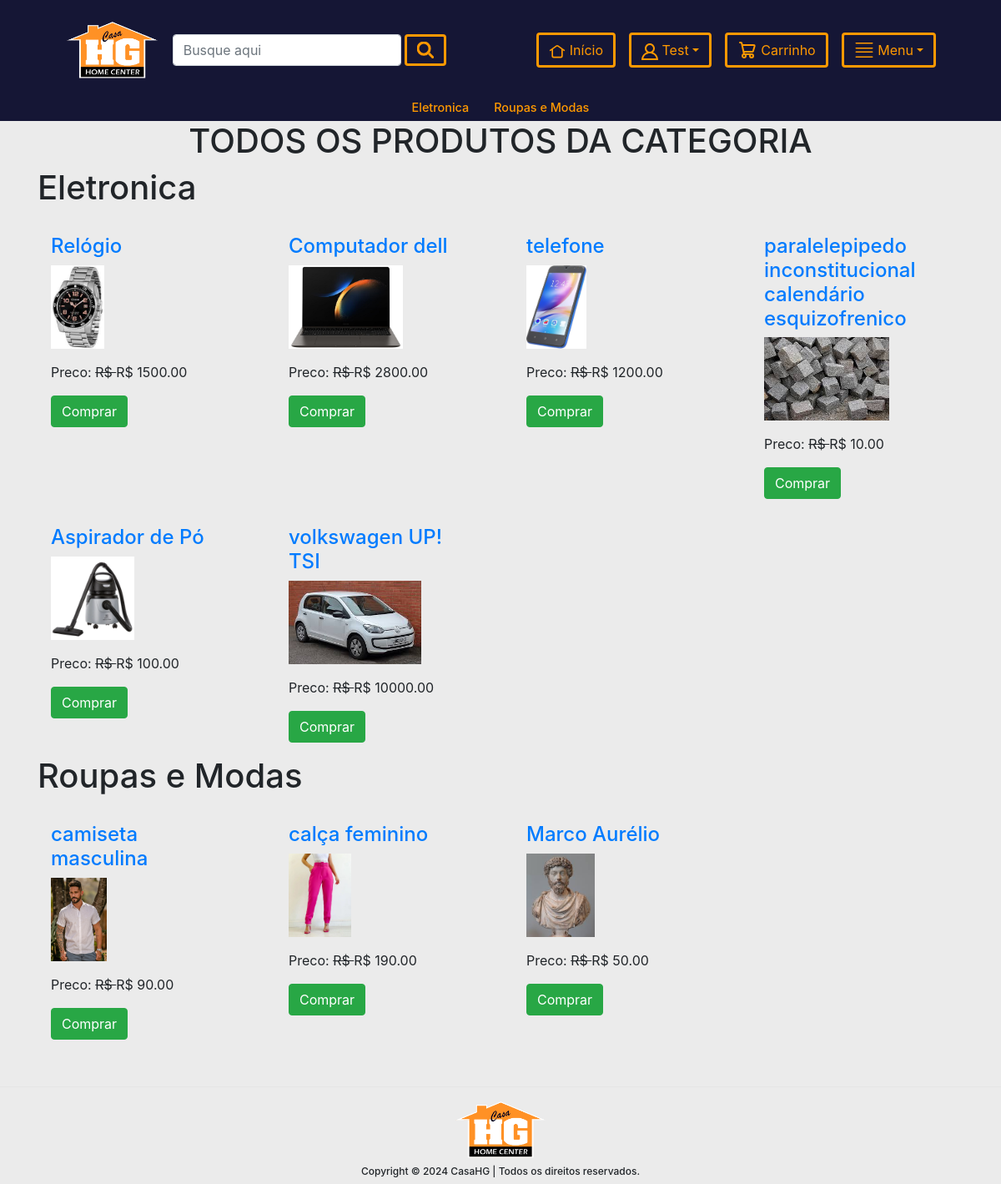
The page /todos-produtos/ (signed in) on the database its author committed.
### app/models.py (models this page shows, shortened)
class Empresa(models.Model):
    titulo = models.CharField(max_length=200)
    link = models.CharField(max_length=200,null=True,blank=True)
    image = models.ImageField(upload_to="empresas")

class Cliente(models.Model):
    user = models.OneToOneField(User, on_delete=models.CASCADE)
    nome = models.CharField(max_length=200,default="")
    sobrenome = models.CharField(max_length=200,default="")
    cpf_ou_cnpj = models.CharField(max_length=14,default="")
    cpf_ou_cnpj_formatado = models.CharField(max_length=20, default="")
    bool_cpf_cnpj = models.BooleanField(default=False)
    email = models.EmailField(default="")
    telefone = models.CharField(max_length=19,default="")
    data_criacao = models.DateTimeField(auto_now_add=True)

class Categoria(models.Model):
    titulo = models.CharField(max_length=200)
    slug = models.SlugField(unique=True)

class Produto(models.Model):
    codigo = models.CharField(max_length=10) #codigo interno consistente com sistema
    descricao = models.CharField(max_length=200)
    codigo_GTIN = models.CharField(max_length=14) #se o produto não tiver codigo GTIN cadastrado, usar codigo interno
    preco_unitario_bruto = models.DecimalField(max_digits=10, decimal_places=2) #preço cheio, sem desconto
    desconto_dinheiro = models.DecimalField(max_digits=10, decimal_places=2) # em %, percentual de desconto para pagamento em dinheiro, aplicado no preco_unitario_bruto
    desconto_retira = models.DecimalField(max_digits=10,decimal_places=2)  # em %, percentual de desconto para compras para retirada no depósito, aplicado no preco_unitario_bruto
    unidade = models.CharField(max_length=30,default="un") #unidade em que o produto é comercializado
    fechamento_embalagem = models.DecimalField(max_digits=10, decimal_places=2, default=1.00)
    slug = models.SlugField(unique=True)
    Categoria = models.ForeignKey(Categoria,on_delete=models.CASCADE)
    image = models.ImageField(upload_to="produtos")
    titulo = models.CharField(max_length=200)
    venda = models.DecimalField(max_digits=10, decimal_places=2)
    garantia = models.CharField(max_length=300,null=True,blank=True)
    return_devolucao = models.CharField(max_length=300,null=True,blank=True)
    visualizacao = models.PositiveIntegerField(default=0)

### app/views.py (the view)
# urls.py: path("todos-produtos/",TodosProdutosView.as_view(),name="Todosprodutos"),
class TodosProdutosView(LojaMixin, BaseContextMixin, TemplateView):
    template_name = "todos-produtos.html"
    def get_context_data(self, **kwargs):
        context = super().get_context_data(**kwargs)
        return context

### app/context_processors.py (called while the page is built)
def add_empresa_to_context(request):
    return {'empresa': Empresa.objects.first(), 'debug_var': 'Debug Variable'}

### app/views.py (called while the page is built)
    def dispatch(self,request,*args,**kwargs):
        carro_id = request.session.get("carro_id")
        if carro_id:
            carro_obj = Carro.objects.get(id=carro_id)
            if request.user.is_authenticated and request.user.cliente:
                carro_obj.cliente = request.user.cliente
                carro_obj.save()
        else:
            carro_obj = Carro.objects.create(total=0)
            self.request.session['carro_id'] = carro_obj.id
        return super().dispatch(request,*args,**kwargs)

    def get_context_data(self, **kwargs):
        context = super().get_context_data(**kwargs)
        context['todoscategorias'] = Categoria.objects.all()
        context['footer'] = Empresa.objects.all()
        return context

### templates/todos-produtos.html (shortened to what this page needs)
{% extends 'base.html' %}
{% block content %}
<div class="container">
    <h1 class="text-center">TODOS OS PRODUTOS DA CATEGORIA</h1>
    {% for cat in todoscategorias %}
    <h1>{{cat.titulo}}</h1>
    <div class="row mt-3">
        {%for p in cat.produto_set.all%}
        <div class="col-lg-3 col-md-4 col-sm-6">
            <div class = "m-3">
                <h4><a href="{% url 'lojaapp:produtodetalhe' p.slug %}">{{p.titulo}}</a></h4>
                <img style="height:100px; object-fit:cover;" class="zoom-effect img-fluid" src="{{p.image.url}}" alt="">
                <p class="mt-3">Preco: <strike> R$ {{p.preco_mercado}}</strike> R$ {{p.venda}}</p>
                <a href="" class="btn btn-success">Comprar</a>
            </div>
        </div>
        {% endfor %}
    </div>
    {% endfor %}
</div>
{% endblock %}

### templates/base.html (shortened to what this page needs)
{% load humanize %}
{% load l10n %}
<!doctype html>
<html lang="en">
<head>
    <link rel="stylesheet" href="https://cdn.jsdelivr.net/npm/bootstrap@5.3.2/dist/css/bootstrap.min.css">
    {% load static %}
    <link rel="stylesheet" href="https://stackpath.bootstrapcdn.com/bootstrap/4.3.1/css/bootstrap.min.css">
    <link rel="stylesheet" type="text/css" href="{% static 'css/base.css' %}">
</head>
<body>
    <div class="form-custom-background container-fluid grande">
        <div class="form-custom-background">
            <div class="d-flex align-items-center text-center" style="height: 120px;">
                <div class="col d-flex align-items-center text-center" style="flex: 2;">
                    <a href="{% url 'lojaapp:home' %}" class="mt-3 mb-3 ml-5 me-3">
                            <img style="height:70px; object-fit:cover;" src="{{ empresa.image.url }}" alt="" class="img-fluid">
                    </a>
                    <form class="d-flex mt-3 mb-3" method="get" action="{% url 'lojaapp:pesquisar' %}" >
                        <input class="form-control custom-max-width-input mt-4 mb-4 me-1" type="search" placeholder="Busque aqui" name="query" value="{{ request.GET.query }}">
                        <button class="btn btn-custom font-weight-bold mt-4 mb-4" type="submit">
                            <svg width="20" height="20" xmlns="http://www.w3.org/2000/svg" viewBox="0 0 19.9 19.7" style="stroke-width: 3;"><g fill="none" stroke="currentColor"><path stroke-linecap="square" d="M18.5 18.3l-3.4-3.4"/><circle cx="8" cy="8" r="7"/></g></svg>
                        </button>
                    </form>
                </div>
                <div class="col d-flex align-items-center text-center justify-content-end" style="flex: 1;">
                    <form class="mt-3 mb-3 me-3">
                        <a class=" btn btn-custom mt-4 mb-4" href="{% url 'lojaapp:home' %}">
                            <div>
                            </div>
                            <div class="texto-menu" >
                                &nbsp;Início
                            </div>
                        </a>
                    </form>
                    {% if request.user.cliente %}
                        <form class="dropdown mt-3 mb-3 me-3">
                            <a class="dropdown-toggle btn btn-custom mt-4 mb-4" href="#" id="navbarDropdown2" role="button" data-toggle="dropdown" aria-haspopup="true" aria-expanded="false">
                                <div>
                                </div>
                                <div class="texto-menu">
                                    &nbsp;{{ request.user.cliente.nome }}
                                </div>
                            </a>
                        </form>
                    {% endif %}
                    <form action="{% url 'lojaapp:meucarro' %}" method="get" class="mt-3 mb-3 me-3">
                        <button class="btn btn-custom mt-4 mb-4">
                            <div class="texto-menu" >
                                &nbsp;Carrinho
                            </div>
                        </button>
                    </form>
                    <form class="dropdown mt-3 mb-3 mr-5">
                        <a class="dropdown-toggle btn btn-custom mt-4 mb-4" href="#" id="navbarDropdown" role="button" data-toggle="dropdown" aria-haspopup="true" aria-expanded="false">
                            <div class="texto-menu" >&nbsp;Menu</div>
                        </a>
                    </form>
                </div>
            </div>
        </div>
    </div>
    {% include "barra_macro_grupos.html" %}
    {% block content %}
    {% endblock content %}
    <br>
    <hr>
    <footer class="container" style="background-color: transparent; box-shadow: none;">
        <div class="row justify-content-center">
            <div class="col-3" style="display:flex; justify-content: center;">
                {% for empresa in footer %}
                    <a href=""><img src="{{ empresa.image.url }}" style="height: 70px;"></a>
                {% endfor %}
            </div>
            <div class="col-12">
                <h1 class="my-2" style="align-items: center; justify-content: center; font-size: 12px; display:flex;">Copyright © 2024 CasaHG | Todos os direitos reservados.</h1>
            </div>
        </div>
    </footer>
</body>
</html>

### templates/barra_macro_grupos.html
<div class="form-custom-background d-flex" style="justify-content: center; align-items: center;">
    {% for c in todoscategorias %}
        <a href="{% url 'lojaapp:categoria' c.slug %}" style="color: inherit;">
            <div class="col texto-cor-secundaria">
                <h5 style="font-size:0.9rem;">{{c.titulo}}</h5>
            </div>
        </a>
    {% endfor %}
</div>

### static/css/base.css (style rules this page uses)
.zoom-effect { transition: transform 0.3s ease-in-out; }
.custom-max-width-input { max-width: 300px; }
.btn-custom { background-color: #151635; color: #ff9900; border-color: #ff9900; border-width: 3px; display: flex; justify-content: space-between; align-items: center; }
.form-custom-background { background-color: #151635; }
.texto-cor-secundaria { color: #ff9900; transition: 0.3s ease-in-out; }
body { background-color: #EBEBEB; }

### rows shown on the page
Empresa: image (picture)
Categoria: titulo "Eletronica"
Categoria: titulo "Roupas e Modas"
Produto: titulo "Relógio", image (picture), venda "1500.00"
Produto: titulo "Computador dell", image (picture), venda "2800.00"
Produto: titulo "telefone", image (picture), venda "1200.00"
Produto: titulo "paralelepipedo inconstitucional calendário esquizofrenico", image (picture), venda "10.00"
Produto: titulo "Aspirador de Pó", image (picture), venda "100.00"
Produto: titulo "volkswagen UP! TSI", image (picture), venda "10000.00"
Produto: titulo "camiseta masculina", image (picture), venda "90.00"
Produto: titulo "calça feminino", image (picture), venda "190.00"
Produto: titulo "Marco Aurélio", image (picture), venda "50.00"

### other values the page prints
{{ request.user.cliente.nome }} "Test"
